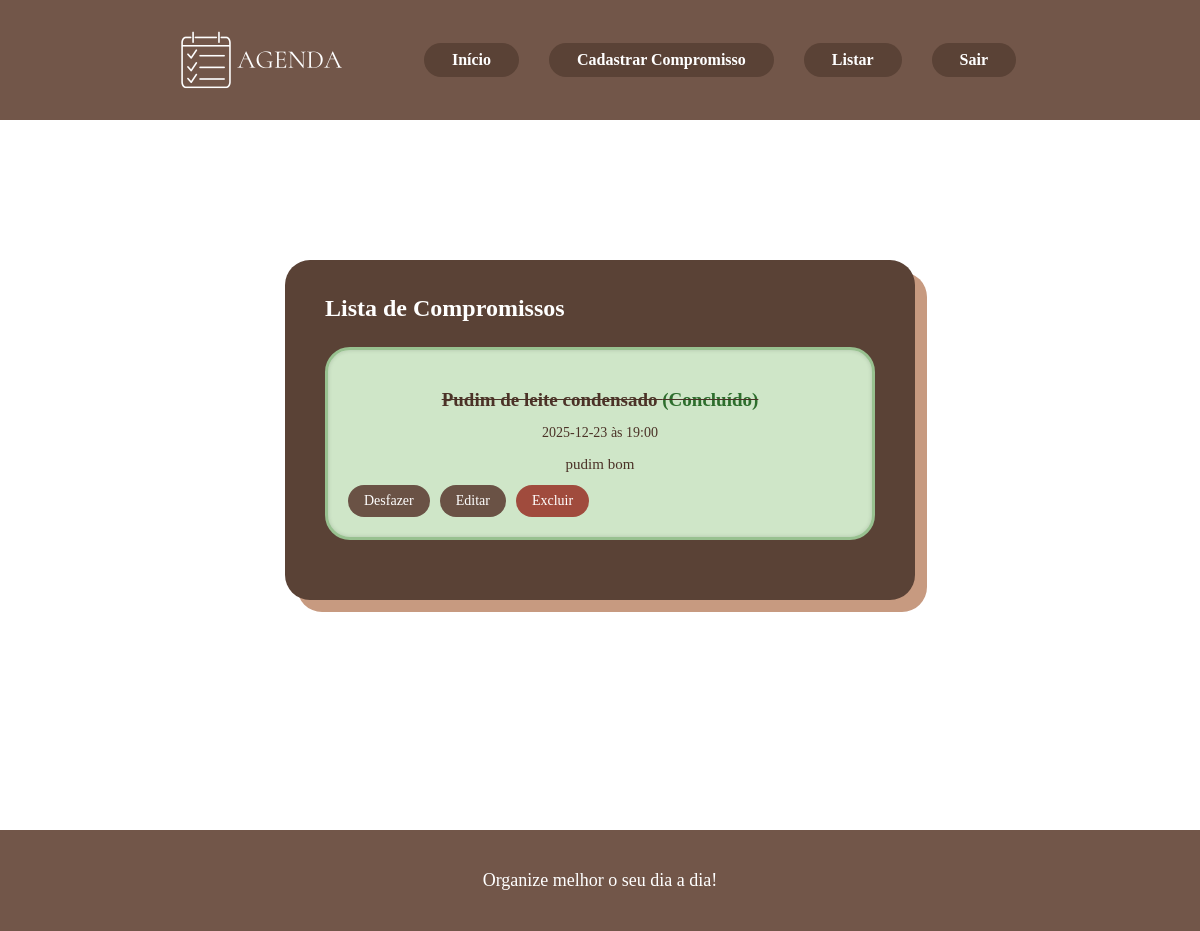
Before: /listar (signed in) with the older database file.
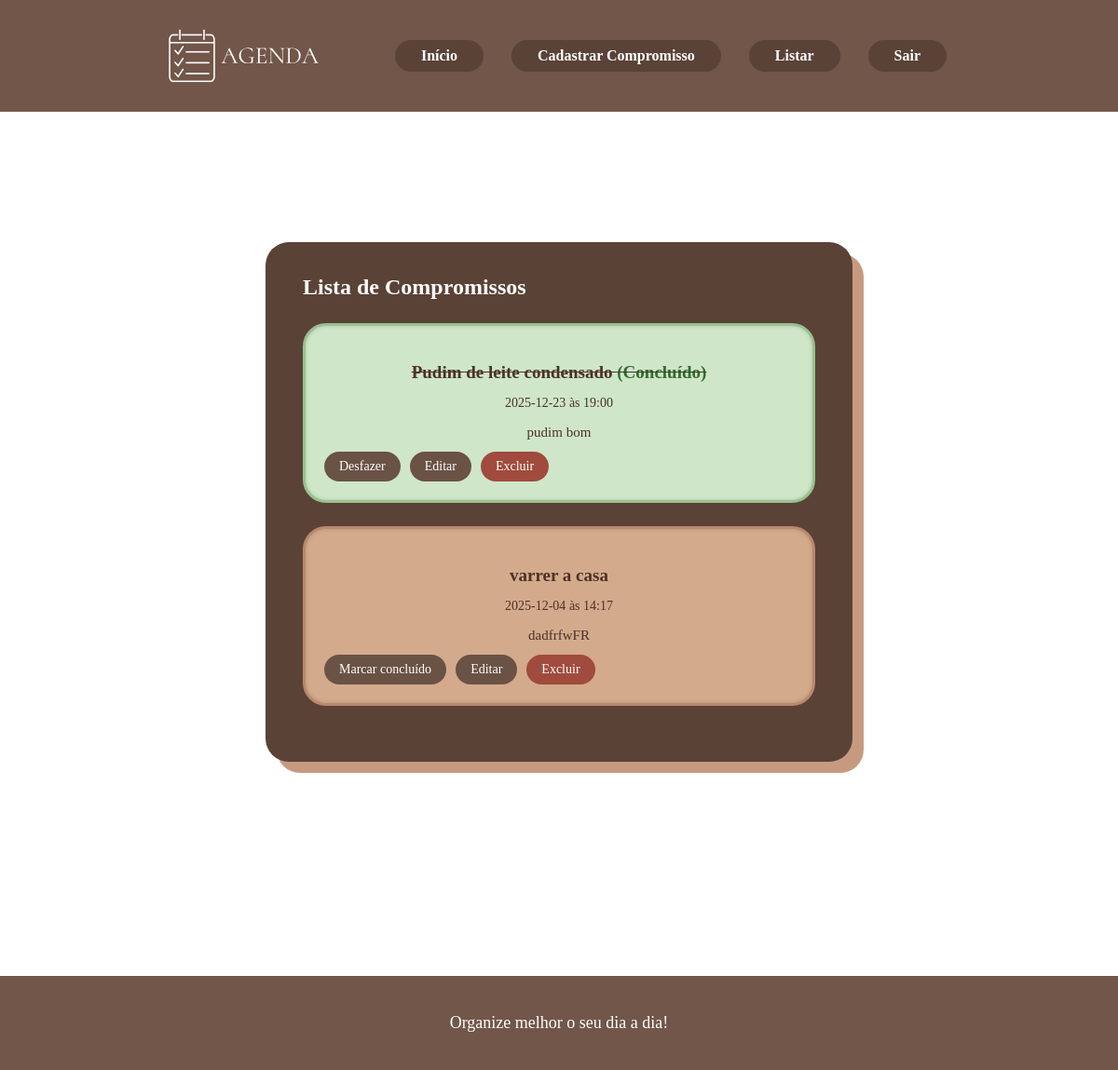
After: the same page with the newer database file.
### tables this page shows
CREATE TABLE compromissos (
	id INTEGER NOT NULL, 
	titulo VARCHAR NOT NULL, 
	data VARCHAR NOT NULL, 
	hora VARCHAR NOT NULL, 
	descricao VARCHAR, 
	concluido BOOLEAN, 
	PRIMARY KEY (id)
);

### app.py (the view)
@app.route('/listar')
def listar():
    if 'usuario_id' not in session:
        return redirect(url_for('login'))
    compromissos = listar_compromissos()
    return render_template('listar.html', compromissos=compromissos)

### models/compromisso_model.py (called while the page is built)
def listar_compromissos():
    conn = sqlite3.connect(DB_NAME)
    cursor = conn.cursor()
    cursor.execute("SELECT * FROM compromissos")
    rows = cursor.fetchall()
    conn.close()
    return [Compromisso(row[0], row[1], row[2], row[3], row[4], row[5]) for row in rows]

### templates/listar.html
{% extends 'base.html' %}
{% block content %}
{% if compromissos %}
<div class="card-form">
    <h2>Lista de Compromissos</h2>
    <div class="lista-compromissos">
        {% for c in compromissos %}
        <div class="compromisso-item {% if c.concluido %}comp-concluido{% endif %}">
            <p class="titulo">
                {% if c.concluido %}
                    {{ c.titulo }} <span class="done">(Concluído)</span>
                {% else %}
                    {{ c.titulo }}
                {% endif %}
            </p>
            <p class="info">{{ c.data }} às {{ c.hora }}</p>
            <p class="desc">{{ c.descricao }}</p>
            <div class="botoes">
                {% if not c.concluido %}
                    <a class="btn" href="{{ url_for('concluir', id=c.id) }}">Marcar concluído</a>
                {% else %}
                    <a class="btn" href="{{ url_for('desfazer', id=c.id) }}">Desfazer</a>
                {% endif %}
                <a class="btn" href="{{ url_for('editar', id=c.id) }}">Editar</a>
                <a class="btn btn-danger" href="{{ url_for('excluir', id=c.id) }}" onclick="return confirm('Excluir este compromisso?')">Excluir</a>
            </div>
        </div>
        {% endfor %}
    </div>
</div>
{% else %}
    <p>Nenhum compromisso cadastrado.</p>
{% endif %}
{% endblock %}

### templates/base.html (shortened to what this page needs)
<!DOCTYPE html>
<html lang="pt-br">
<head>
    <link rel="stylesheet" href="{{ url_for('static', filename='style.css') }}">
</head>
<body>
    <nav>
        <a href="{{ url_for('index') }}" class="logo-link">
            <img src="{{ url_for('static', filename='logo.png') }}" alt="Logo Agenda" class="logo-nav">
        </a>
        <a href="{{ url_for('index') }}">Início</a>
        {% if session.get('usuario_id') %}
            <a href="{{ url_for('cadastrar') }}">Cadastrar Compromisso</a>
            <a href="{{ url_for('listar') }}">Listar</a>
            <a href="{{ url_for('logout') }}">Sair</a>
        {% else %}
            <a href="{{ url_for('login') }}">Login</a>
            <a href="{{ url_for('register') }}">Criar conta</a>
        {% endif %}
    </nav>
    <div class="container">
        {% block content %}{% endblock %}
    </div>
    <footer>
    Organize melhor o seu dia a dia!
</footer>
</body>
</html>

### static/style.css (style rules this page uses)
html, body { height: 100%; margin: 0; padding: 0; }
body { display: flex; flex-direction: column; margin: 0; padding: 0; background-color: #ffffff; font-family: 'Georgia', serif; }
nav { background: #725649; padding: 10px 25px; text-align: center; display: flex; justify-content: center; align-items: center; flex-wrap: wrap; }
.logo-link { display: flex; align-items: center; background: none !important; padding: 0; margin: 0 40px 0 0; border-radius: 0; }
.logo-nav { height: 100px; width: auto; vertical-align: middle; }
nav a { display: inline-block; background: #5a4236; color: #ffffff; text-decoration: none; padding: 8px 28px; margin: 10px 15px; border-radius: 20px; font-size: 16px; font-weight: bold; transition: 0.2s; }
.container { flex: 1; align-items: center; justify-content: center; align-content: center; margin: 80px auto; width: 80%; max-width: 900px; text-align: center; }
footer { margin-top: 90px; background: #725649; padding: 40px; text-align: center; color: #ffffff; font-size: 18px; }
.card-form { background: #5a4236; width: 550px; margin: 60px auto; padding: 35px 40px; border-radius: 25px; color: #ffffff; position: relative; box-shadow: 12px 12px 0px #c79a80; }
.card-form h2 { margin-top: 0; text-align: left; margin-bottom: 25px; }
.lista-compromissos { margin-top: 20px; }
.compromisso-item { background: #d4aa8c; padding: 20px; margin: 25px 0; border-radius: 25px; border: 3px solid #b8896e; box-shadow: inset 0 0 4px rgba(0,0,0,0.15); color: #4b3227; }
.comp-concluido { background: #cfe6c8; border-color: #98c190; }
.comp-concluido .titulo { text-decoration: line-through; }
.done { color: #2d6e2d; font-weight: bold; }
.compromisso-item .titulo { font-size: 19px; font-weight: bold; margin-bottom: 5px; }
.compromisso-item .info { font-size: 14px; margin-bottom: 6px; }
.compromisso-item .desc { font-size: 15px; margin-bottom: 12px; }
.botoes { display: flex; gap: 10px; flex-wrap: wrap; }
.btn { background: #6a5245; color: white; padding: 8px 16px; border-radius: 20px; text-decoration: none; font-size: 14px; transition: 0.2s; }
.btn-danger { background: #a04b3d; }

Changed rows visible on the page:
added compromissos: titulo "varrer a casa", data "2025-12-04", hora "14:17", descricao "dadfrfwFR", concluido False (drawn)
